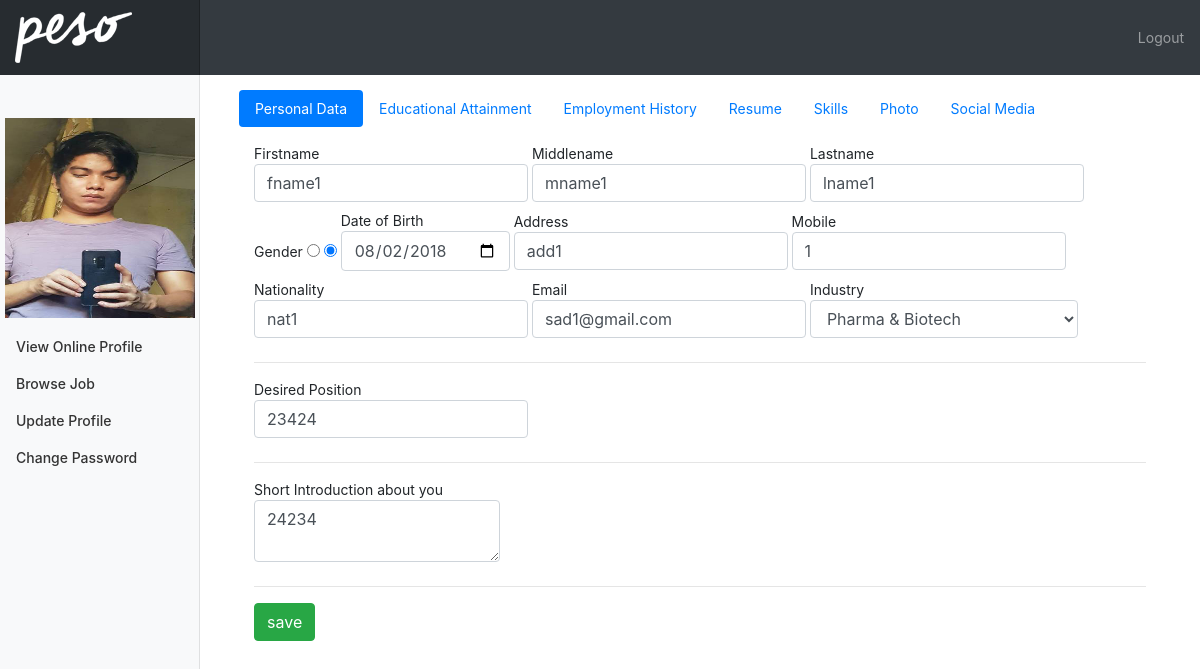
Page /myprofile.php (signed in) on the committed database.
### tables this page shows
CREATE TABLE `userinfo` (
  `id` int(11) NOT NULL,
  `firstname` varchar(255) NOT NULL,
  `lastname` varchar(255) NOT NULL,
  `middlename` varchar(255) NOT NULL,
  `dob` date NOT NULL,
  `address` varchar(255) NOT NULL,
  `mobile` int(11) NOT NULL,
  `nationality` varchar(255) NOT NULL,
  `skill_ids` varchar(255) NOT NULL,
  `industry_ids` varchar(255) NOT NULL,
  `resume` varchar(255) DEFAULT NULL,
  `photo` varchar(255) DEFAULT NULL,
  `email` varchar(255) NOT NULL,
  `userid` int(11) NOT NULL,
  `social_ids` varchar(255) NOT NULL,
  `gender` varchar(255) NOT NULL,
  `completed` int(11) NOT NULL DEFAULT '0',
  `position` varchar(255) DEFAULT NULL,
  `intro` longtext
);

CREATE TABLE `industry` (
  `id` int(11) NOT NULL,
  `name` varchar(255) NOT NULL
);

### model.php (called while the page is built, shortened)
<?php
class Model {
	protected $db;
	public function __construct(){
		include_once "config.php";
		$this->db = $db;
	}
	public function getUserById($id) {
		return  $this->db->query("
					SELECT *
					FROM userinfo
					WHERE userid = ".$id."
					LIMIT 1
					")->fetch(PDO::FETCH_ASSOC);
	}
	public function getIndustry(){
		return $this->db->query("
				SELECT *
				FROM industry
			")->fetchAll(PDO::FETCH_ASSOC);
	}
}

### myprofile.php (the view, shortened to what this page needs)
<?php include_once "model.php"; ?>
<?php $model = new Model();
  $model->restrictAccessByLevel(1);
  $industry = $model->getIndustry();
  $personal = $model->getUserById($_SESSION['id']);
?>
<?php include_once "header2.php"; ?>
    <div class="container-fluid">
      <div class="row">
        <?php include_once "side-nav.php"; ?>
        <main role="main" class="col-md-9 ml-sm-auto col-lg-10 px-4">
          <br>
          <br>
          <div class="container">
            <ul class="nav nav-pills mb-3" id="personalData" role="tablist">
              <li class="nav-item">
                <a class="nav-link active" id="personal" data-toggle="pill" href="#pills-home" role="tab" aria-controls="pills-home" aria-selected="true">Personal Data</a>
              </li>
              <li class="nav-item">
                <a class="nav-link" id="educationalTab" data-toggle="pill" href="#educProfile" role="tab" aria-controls="educProfile" aria-selected="false">Educational Attainment</a>
              </li>
              <li class="nav-item">
                <a class="nav-link" id="empTabCall" data-toggle="pill" href="#empTab" role="tab" aria-controls="empTab" aria-selected="false">Employment History</a>
              </li>
              <li class="nav-item">
                <a class="nav-link" id="resumeTab" data-toggle="pill" href="#cvTab" role="tab" aria-controls="cvTab" aria-selected="false">Resume</a>
              </li>
              <li class="nav-item">
                <a class="nav-link" id="skillTabCall" data-toggle="pill" href="#skillTab" role="tab" aria-controls="skillTab" aria-selected="false">Skills</a>
              </li>
              <li class="nav-item">
                <a class="nav-link" id="photoTabCall" data-toggle="pill" href="#photoTab" role="tab" aria-controls="photoTab" aria-selected="false">Photo</a>
              </li>
              <li class="nav-item">
                <a class="nav-link" id="socialTabCall" data-toggle="pill" href="#socialTab" role="tab" aria-controls="socialTab" aria-selected="false">Social Media</a>
              </li>
            </ul>
            <div class="tab-content" id="personalDataContent">
              <div class="tab-pane fade show active" id="pills-home" role="tabpanel" aria-labelledby="personal">
                <div class="container comp">
                  <form method="post" id="userinfo">
                    <label>Firstname
                      <input type="text" class="form-control" name="firstname" value="<?= isset($personal['firstname']) ? $personal['firstname'] : '';?>" placeholder="Firstname..." />
                    </label>
                    <label>Middlename
                      <input type="text" class="form-control" name="middlename" value="<?= isset($personal['middlename']) ? $personal['middlename'] : '';?>" placeholder="Middlename..."/>
                    </label>
                    <label>Lastname
                      <input type="text" class="form-control" name="lastname" value="<?= isset($personal['lastname']) ? $personal['lastname'] : '';?>" placeholder="Lastname..."/>
                    </label>
                    <label>Gender
                      <input type="radio" name="gender" value="male" <?= isset($personal['gender']) ? ($personal['gender'] == 'male') ? 'checked' : '' : '';?>  />
                      <input type="radio" name="gender" value="female"  <?= isset($personal['gender']) ? ($personal['gender'] == 'female') ? 'checked' : '' : '';?> />
                    </label>
                    <label>Date of Birth
                      <input type="date" class="form-control" name="dob" value="<?= isset($personal['dob']) ? $personal['dob'] : '';?>" placeholder="Date of Birth..."/>
                    </label>
                    <label>Address
                      <input type="text" class="form-control" name="address" value="<?= isset($personal['address']) ? $personal['address'] : '';?>" placeholder="Address..."/>
                    </label>
                    <label>Mobile
                      <input type="text" class="form-control" name="mobile" value="<?= isset($personal['mobile']) ? $personal['mobile'] : '';?>" placeholder="Mobile #..."/>
                    </label>
                    <label>Nationality
                      <input type="text" class="form-control" name="nationality" value="<?= isset($personal['nationality']) ? $personal['nationality'] : '';?>" placeholder="Nationality..."/>
                    </label>
                    <label>Email
                      <input type="text" class="form-control" name="email" value="<?= isset($personal['email']) ? $personal['email'] : '';?>" placeholder="Email..."/>
                    </label>
                    <label>Industry
                      <select class="form-control" name="industry_ids">
                        <?php foreach($industry as $idx => $i): ?>
                          <option value="<?= $i['id'];?>"  <?= ($i['id'] == $personal['industry_ids']) ? 'selected' : '';?> ><?= $i['name'];?></option>
                        <?php endforeach; ?>
                      </select>
                    </label>
                    <hr>
                    <label>Desired Position
                      <input type="text" class="form-control" value="<?= isset($personal['position']) ? $personal['position'] : '';?>" required name="position" placeholder="Position..."/>
                    </label>
                    <br>
                    <hr>
                    <label>Short Introduction about you
                      <textarea class="form-control" required name="intro"><?= isset($personal['intro']) ? $personal['intro'] : '';?></textarea>
                    </label>
                    <hr>
                    <input type="submit" value="save" class="btn btn-success">
                  </form>
                </div>
              </div>
            </div>
          </div>
        </main>
      </div>
    </div>
  </body>
</html>

### css/dashboard.css (style rules this page uses)
body { font-size: .875rem; }
[role="main"] { padding-top: 48px; }

### rows in the picture
userinfo: firstname "fname1", middlename "mname1", lastname "lname1", gender "☐ Gender", gender "☑", dob "08/02/2018", address "add1", mobile "1", nationality "nat1", email "sad1@gmail.com", industry_ids "Pharma & Biotech", position "23424", intro "24234"
